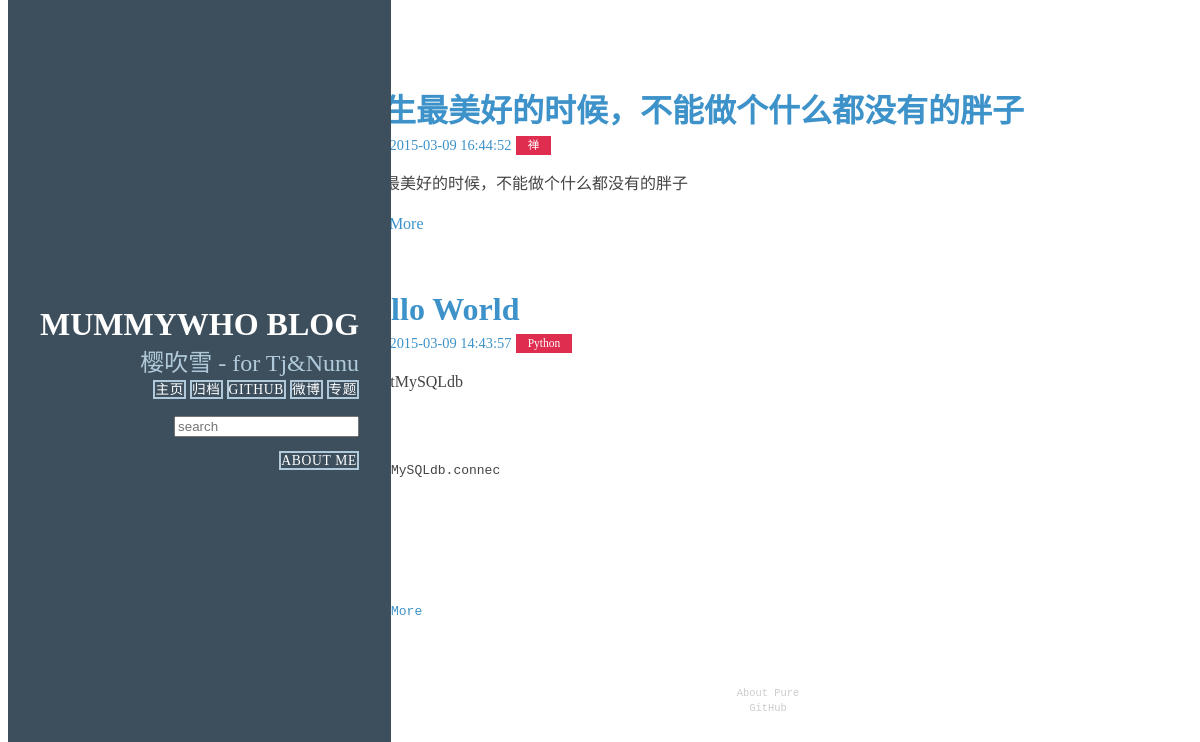
Before: / with the older database file.
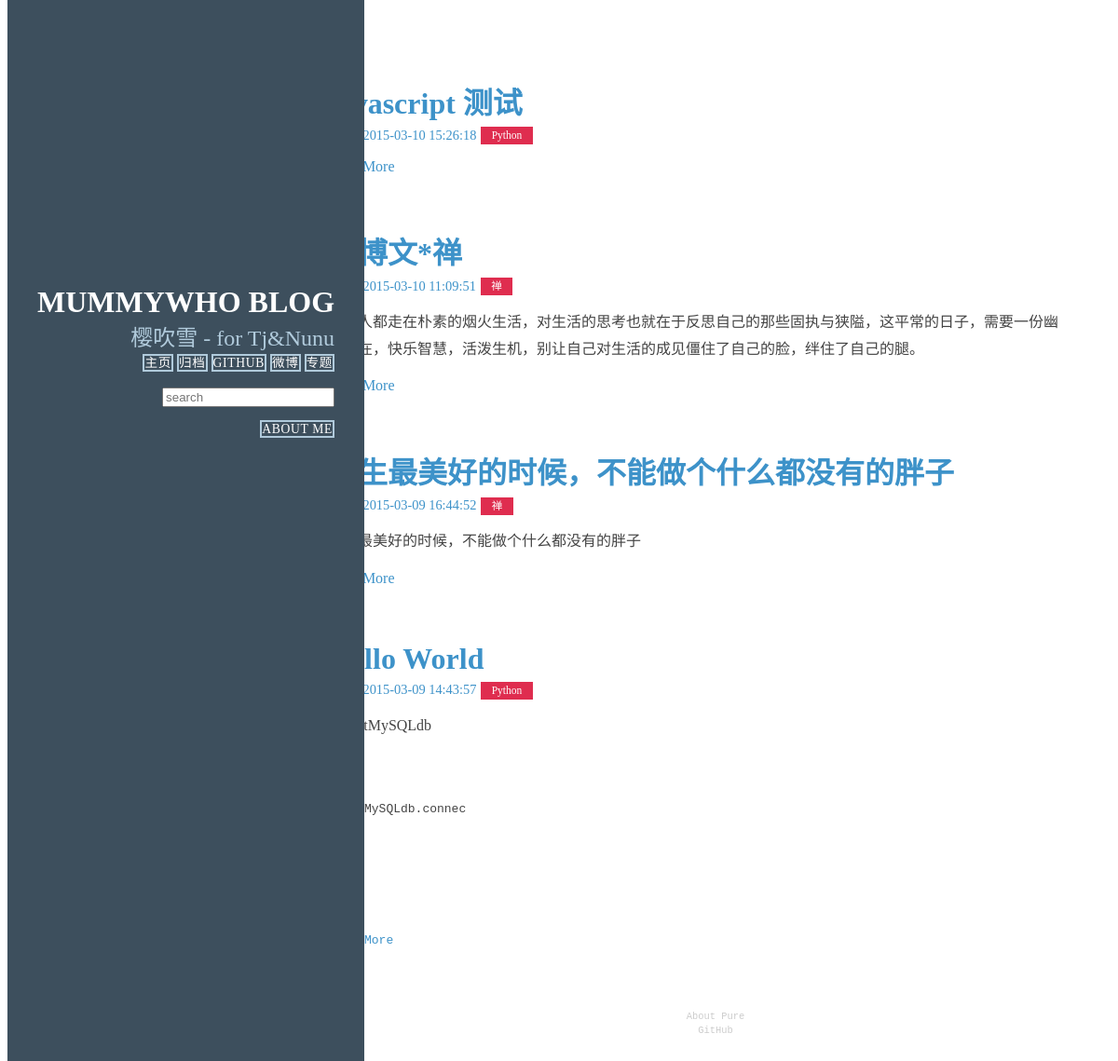
After: the same page with the newer database file.
### article/models.py (models this page shows, shortened)
class Article(models.Model) :
    title = models.CharField(max_length = 100)  #博客题目
    category = models.CharField(max_length = 50, blank = True)  #博客标签
    date_time = models.DateTimeField(auto_now_add = True)  #博客日期
    content = models.TextField(blank = True, null = True)  #博客文章正文
    class Meta:  #按时间下降排序
        ordering = ['-date_time']

### article/views.py (the view)
# urls.py: url(r'^$', 'article.views.home'),
def home(request):
    post_list = Article.objects.all()  #获取全部的Article对象
    return render(request, 'home.html', {'post_list' : post_list})

### article/templatetags/custom_markdown.py (called while the page is built)
@register.filter(is_safe=True)  #注册template filter
@stringfilter  #希望字符串作为参数
def custom_markdown(value):
    return mark_safe(markdown.markdown(value,
        extensions = ['markdown.extensions.fenced_code', 'markdown.extensions.codehilite'],
                                       safe_mode=True,
                                       enable_attributes=False))

### templates/home.html
﻿{% extends "base.html" %}
{% load custom_markdown %}
{% block content %}
<div class="posts">
    {% for post in post_list %}
        <section class="post">
            <header class="post-header">
                <h2 class="post-title"><a href="{% url 'detail' id=post.id %}">{{ post.title }}</a></h2>
                    <p class="post-meta">
                        Time:  <a class="post-author" href="#">{{ post.date_time |date:"Y-m-d H:i:s"}}</a> <a class="post-category post-category-js" href="{% url 'search_tag' tag=post.category %}">{{ post.category|title }}</a>
                    </p>
            </header>
                <div class="post-description">
                    <p>
                        {{ post.content|custom_markdown|slice:"100" }}
                    </p>
                </div>
                <a class="pure-button pure-button-primary" href="{% url 'detail' id=post.id %}">Read More  </a>
        </section>
    {% endfor %}
</div>
{% endblock %}

### templates/base.html (shortened to what this page needs)
﻿<!doctype html>
<html lang="zh">
<head>
    <link rel="stylesheet" href="http://cdn.bootcss.com/pure/0.5.0/pure-min.css">
    <link rel="stylesheet" href="http://cdn.bootcss.com/pure/0.5.0/grids-responsive-min.css">
    <link rel="stylesheet" href="/static/css/blog.css">
    <link rel="stylesheet" href="http://picturebag.qiniudn.com/monokai.css">
</head>
<body>
<div id="layout" class="pure-g">
    <div class="sidebar pure-u-1 pure-u-md-1-4">
        <div class="header">
            <h1 class="brand-title">Mummywho Blog</h1>
            <h2 class="brand-tagline">樱吹雪 - for Tj&Nunu</h2>
            <nav class="nav">
                <ul class="nav-list">
                    <li class="nav-item">
                        <a class="button-success pure-button" href="/">主页</a>
                    </li>
                    <li class="nav-item">
                        <a class="button-success pure-button" href="{% url 'archives' %}">归档</a>
                    </li>
                    <li class="nav-item">
                        <a class="pure-button" href="https://github.com/mummywho">Github</a>
                    </li>
                    <li class="nav-item">
                        <a class="pure-button" href="http://weibo.com/mummy123">微博</a>
                    </li>
                    <li class="nav-item">
                        <a class="button-success pure-button" href="/">专题</a>
                    </li>
                    <li>
                        <br />
                        <form class="pure-form" action="/search/" method="get">
                        <input class="pure-input-3-3" type="text" name="s" placeholder="search">
                        </form>
                    </li>
                    <li class="nav-item">
                        <a class="button-success pure-button" href="{% url 'about_me' %}">About Me</a>
                    </li>
                </ul>
            </nav>
        </div>
    </div>
    <div class="content pure-u-1 pure-u-md-3-4">
        <div>
            {% block content %}
            {% endblock %}
            <div class="footer">
                <div class="pure-menu pure-menu-horizontal pure-menu-open">
                    <ul>
                        <li><a href="http://purecss.io/">About Pure</a></li>
                        <li><a href="http://github.com/yahoo/pure/">GitHub</a></li>
                    </ul>
                </div>
            </div>
        </div>
    </div>
</div>
</body>
</html>

### static/css/blog.css (style rules this page uses)
* { -webkit-box-sizing: border-box; -moz-box-sizing: border-box; box-sizing: border-box; }
a { text-decoration: none; color: rgb(61, 146, 201); }
#layout { padding: 0; }
.header { text-align: center; top: auto; margin: 3em auto; }
.sidebar { background: rgb(61, 79, 93); color: #fff; }
.brand-title, .brand-tagline { margin: 0; }
.brand-title { text-transform: uppercase; }
.brand-tagline { font-weight: 300; color: rgb(176, 202, 219); }
.nav-list { margin: 0; padding: 0; list-style: none; }
.nav-item { display: inline-block; *display: inline; zoom: 1; }
.nav-item a { background: transparent; border: 2px solid rgb(176, 202, 219); color: #fff; margin-top: 1em; letter-spacing: 0.05em; text-transform: uppercase; font-size: 85%; }
.content { padding: 2em 1em 0; }
.post { padding-bottom: 2em; }
.post-title { font-size: 2em; color: #222; margin-bottom: 0.2em; }
.post-description { font-family: Georgia, "Cambria", serif; color: #444; line-height: 1.8em; }
.post-meta { color: #999; font-size: 90%; margin: 0; }
.post-category { margin: 0 0.1em; padding: 0.3em 1em; color: #fff; background: #999; font-size: 80%; }
.post-category-js { background: #df2d4f; }
.footer { text-align: center; padding: 1em 0; }
.footer a { color: #ccc; font-size: 80%; }
@media (min-width: 48em) { .content { padding: 2em 3em 0; margin-left: 25%; } }
@media (min-width: 48em) { .header { margin: 80% 2em 0; text-align: right; } }
@media (min-width: 48em) { .sidebar { position: fixed; top: 0; bottom: 0; } }

Changed rows visible on the page:
added Article: title "javascript 测试", date_time "2015-03-10 15:26:18", category "Python"
added Article: title "长博文*禅", date_time "2015-03-10 11:09:51", category "禅", content|custom_markdown "每个人都走在朴素的烟火生活，对生活的思考也就在于反思自己的那些固执与狭隘，这平常的日子，需要一份幽默自在，快乐智慧，活泼生机，别让自己对生活的成见僵住了自己的脸，绊住了自己的腿。"
